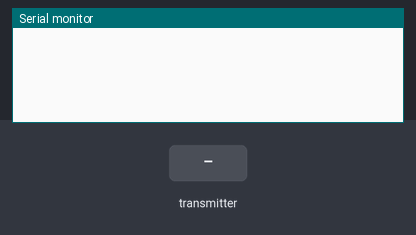
A sketch run on a simulated ESP32. On the bench: the last lines printed to the serial monitor. The inputs (shaded band) are chosen by the test bench.

Above: at 1.2 s.
1.3 s: the transmitter starts sending a = 0
At 1.66 s:
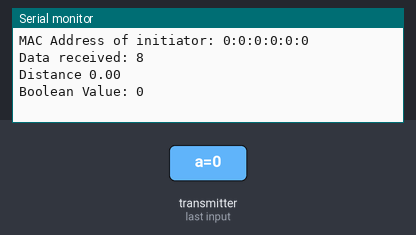
2.8 s: the transmitter starts sending b = 1
At 3.16 s:
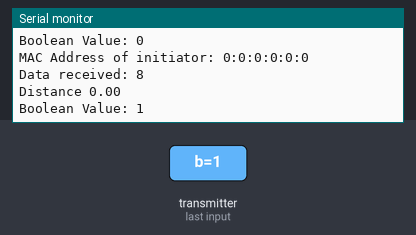

Measured:
- after the input at 1.3 s, the serial monitor: prints a new line after 0.05 s (image 1)
- after the input at 2.8 s, the serial monitor: prints a new line after 0.06 s (image 2)

The sketch:

obstacleDetectorReceiver.ino
```cpp
//Library Included
#include <esp_now.h>
#include <WiFi.h>

//creating the same data structure as transmitting code
typedef struct data1 {
  float a;
  bool b;
} data1;

//creating structure object
data1 data_set;

//implementing callback fxn everytime we receive new data.It has three parameters.
//mac is a pointer of unsigned int of 8 bits that has the MAC Address of the sender ESP32. Const indicateds that it is read-only
//memcpy copies the incoming data which is passed as argument in the callback fxn as pointer of an unsigned int to pre-defined structure data_set.
//so the size of both transmitting and receiving code much be identical.
void OnDataRecv(const uint8_t * mac, const uint8_t *incomingData, int len) {
  memcpy(&data_set, incomingData, sizeof(data_set));
  Serial.print("MAC Address of initiator: ");
  for(int i = 0; i < 6; i++) {
    Serial.print(mac[i], HEX);
    if(i < 5) Serial.print(":");
  }
  Serial.println();
  Serial.print("Data received: ");
  Serial.println(len);
  Serial.print("Distance ");
  Serial.println(data_set.a);
  Serial.print("Boolean Value: ");
  Serial.println(data_set.b);
  Serial.println();
}
void setup() {
  // Set up Serial Monitor
  Serial.begin(9600);

  // Set ESP32 as a Wi-Fi Station
  WiFi.mode(WIFI_STA);

  // Initilize ESP-NOW
  if (esp_now_init() != ESP_OK) {
    Serial.println("Error initializing ESP-NOW");
    return;
  }

  // Register callback function
  esp_now_register_recv_cb(OnDataRecv);
}

void loop() {

}
```
